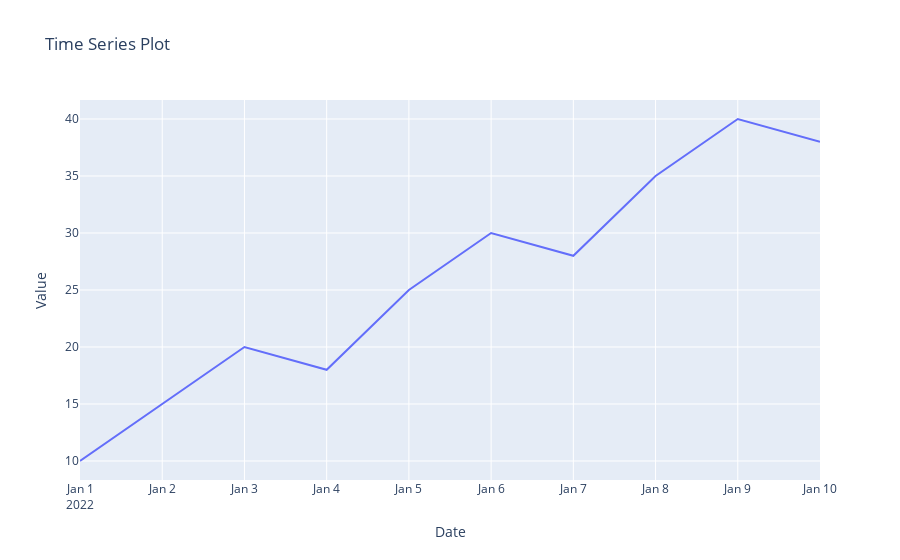

This figure's notebook cell:
### Code cell
#Sample data (replace this with your own time series data)
data = {
    'Date': pd.date_range('2022-01-01', '2022-01-10'),
    'Value': [10, 15, 20, 18, 25, 30, 28, 35, 40, 38]
}
df = pd.DataFrame(data)

# Create a time series line plot
fig = go.Figure()

fig.add_trace(go.Scatter(x=df['Date'], y=df['Value'], mode='lines', name='Time Series'))

# Update layout for better readability
fig.update_layout(
    title='Time Series Plot',
    xaxis_title='Date',
    yaxis_title='Value',
)

# Show the plot
fig.show()

### Figure 1 — Plotly figure (JSON) as saved in the notebook; plotly's stock layout.template omitted (floating-point values rounded to 4 significant figures)
{"data": [{"mode": "lines", "name": "Time Series", "type": "scatter", "x": ["2022-01-01T00:00:00", "2022-01-02T00:00:00", "2022-01-03T00:00:00", "2022-01-04T00:00:00", "2022-01-05T00:00:00", "2022-01-06T00:00:00", "2022-01-07T00:00:00", "2022-01-08T00:00:00", "2022-01-09T00:00:00", "2022-01-10T00:00:00"], "y": [10, 15, 20, 18, 25, 30, 28, 35, 40, 38]}], "layout": {"title": {"text": "Time Series Plot"}, "xaxis": {"title": {"text": "Date"}}, "yaxis": {"title": {"text": "Value"}}}}
